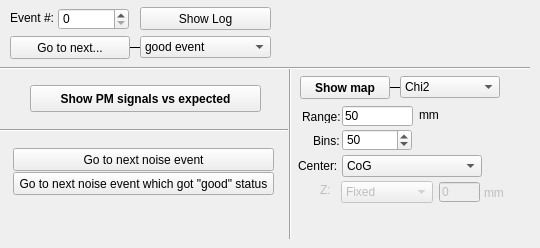
      <widget class="QWidget" name="tabPointSingle">
       <attribute name="title">
        <string>Event</string>
       </attribute>
       <widget class="QComboBox" name="cobGoToSelector">
        <property name="geometry">
         <rect>
          <x>140</x>
          <y>36</y>
          <width>131</width>
          <height>22</height>
         </rect>
        </property>
        <item>
         <property name="text">
          <string>good event</string>
         </property>
        </item>
        <item>
         <property name="text">
          <string>bad event</string>
         </property>
        </item>
        <item>
         <property name="text">
          <string>failed reconstruction</string>
         </property>
        </item>
       </widget>
       <widget class="QPushButton" name="pbGoToNextEvent">
        <property name="geometry">
         <rect>
          <x>10</x>
          <y>36</y>
          <width>120</width>
          <height>23</height>
         </rect>
        </property>
        <property name="text">
         <string>Go to next...</string>
        </property>
       </widget>
       <widget class="Line" name="line_5">
        <property name="geometry">
         <rect>
          <x>280</x>
          <y>68</y>
          <width>20</width>
          <height>171</height>
         </rect>
        </property>
        <property name="orientation">
         <enum>Qt::Vertical</enum>
        </property>
       </widget>
       <widget class="QPushButton" name="pbShowMap">
        <property name="enabled">
         <bool>true</bool>
        </property>
        <property name="geometry">
         <rect>
          <x>300</x>
          <y>76</y>
          <width>90</width>
          <height>23</height>
         </rect>
        </property>
        <property name="font">
         <font>
          <weight>75</weight>
          <bold>true</bold>
         </font>
        </property>
        <property name="text">
         <string>Show map</string>
        </property>
       </widget>
       <widget class="QSpinBox" name="sbEventNumberInspect">
        <property name="geometry">
         <rect>
          <x>58</x>
          <y>8</y>
          <width>71</width>
          <height>22</height>
         </rect>
        </property>
        <property name="maximum">
         <number>100000000</number>
        </property>
       </widget>
       <widget class="QLabel" name="label_7">
        <property name="geometry">
         <rect>
          <x>10</x>
          <y>10</y>
          <width>53</width>
          <height>16</height>
         </rect>
        </property>
        <property name="text">
         <string>Event #:</string>
        </property>
       </widget>
       <widget class="QPushButton" name="pbShowMeasuredVsExpected">
        <property name="enabled">
         <bool>true</bool>
        </property>
        <property name="geometry">
         <rect>
          <x>30</x>
          <y>85</y>
          <width>231</width>
          <height>27</height>
         </rect>
        </property>
        <property name="font">
         <font>
          <weight>75</weight>
          <bold>true</bold>
         </font>
        </property>
        <property name="text">
         <string>Show PM signals vs expected</string>
        </property>
       </widget>
       <widget class="Line" name="line_6">
        <property name="geometry">
         <rect>
          <x>60</x>
          <y>46</y>
          <width>118</width>
          <height>3</height>
         </rect>
        </property>
        <property name="frameShadow">
         <enum>QFrame::Plain</enum>
        </property>
        <property name="orientation">
         <enum>Qt::Horizontal</enum>
        </property>
       </widget>
       <widget class="QFrame" name="fNoiseEvents">
        <property name="geometry">
         <rect>
          <x>3</x>
          <y>142</y>
          <width>281</width>
          <height>61</height>
         </rect>
        </property>
        <property name="frameShape">
         <enum>QFrame::NoFrame</enum>
        </property>
        <property name="frameShadow">
         <enum>QFrame::Raised</enum>
        </property>
        <widget class="QPushButton" name="pbGoToNextNoise">
         <property name="geometry">
          <rect>
           <x>10</x>
           <y>6</y>
           <width>261</width>
           <height>23</height>
          </rect>
         </property>
         <property name="text">
          <string>Go to next noise event</string>
         </property>
        </widget>
        <widget class="QPushButton" name="pbGoToNextNoiseFoundGood">
         <property name="geometry">
          <rect>
           <x>10</x>
           <y>30</y>
           <width>261</width>
           <height>23</height>
          </rect>
         </property>
         <property name="text">
          <string>Go to next noise event which got &quot;good&quot; status</string>
         </property>
        </widget>
       </widget>
       <widget class="Line" name="line_23">
        <property name="geometry">
         <rect>
          <x>0</x>
          <y>122</y>
          <width>288</width>
          <height>16</height>
         </rect>
        </property>
        <property name="orientation">
         <enum>Qt::Horizontal</enum>
        </property>
       </widget>
       <widget class="QComboBox" name="cobMapType">
        <property name="geometry">
         <rect>
          <x>400</x>
          <y>76</y>
          <width>100</width>
          <height>22</height>
         </rect>
        </property>
        <item>
         <property name="text">
          <string>Chi2</string>
         </property>
        </item>
        <item>
         <property name="text">
          <string>Ln(likelihood)</string>
         </property>
        </item>
       </widget>
       <widget class="Line" name="line_76">
        <property name="geometry">
         <rect>
          <x>340</x>
          <y>86</y>
          <width>118</width>
          <height>3</height>
         </rect>
        </property>
        <property name="frameShadow">
         <enum>QFrame::Plain</enum>
        </property>
        <property name="orientation">
         <enum>Qt::Horizontal</enum>
        </property>
       </widget>
       <widget class="Line" name="line_78">
        <property name="geometry">
         <rect>
          <x>-1</x>
          <y>60</y>
          <width>531</width>
          <height>16</height>
         </rect>
        </property>
        <property name="orientation">
         <enum>Qt::Horizontal</enum>
        </property>
       </widget>
       <widget class="QLabel" name="label_144">
        <property name="geometry">
         <rect>
          <x>302</x>
          <y>110</y>
          <width>42</width>
          <height>13</height>
         </rect>
        </property>
        <property name="text">
         <string>Range:</string>
        </property>
       </widget>
       <widget class="QLineEdit" name="ledMapRange">
        <property name="geometry">
         <rect>
          <x>342</x>
          <y>106</y>
          <width>71</width>
          <height>20</height>
         </rect>
        </property>
        <property name="text">
         <string>50</string>
        </property>
       </widget>
       <widget class="QLabel" name="label_152">
        <property name="geometry">
         <rect>
          <x>419</x>
          <y>108</y>
          <width>46</width>
          <height>13</height>
         </rect>
        </property>
        <property name="text">
         <string>mm</string>
        </property>
       </widget>
       <widget class="QLabel" name="label_153">
        <property name="geometry">
         <rect>
          <x>313</x>
          <y>134</y>
          <width>28</width>
          <height>13</height>
         </rect>
        </property>
        <property name="text">
         <string>Bins:</string>
        </property>
       </widget>
       <widget class="QSpinBox" name="sbMapBins">
        <property name="geometry">
         <rect>
          <x>342</x>
          <y>129</y>
          <width>70</width>
          <height>22</height>
         </rect>
        </property>
        <property name="minimum">
         <number>1</number>
        </property>
        <property name="maximum">
         <number>1000</number>
        </property>
        <property name="value">
         <number>50</number>
        </property>
       </widget>
       <widget class="QLabel" name="label_156">
        <property name="geometry">
         <rect>
          <x>298</x>
          <y>159</y>
          <width>42</width>
          <height>13</height>
         </rect>
        </property>
        <property name="text">
         <string>Center:</string>
        </property>
       </widget>
       <widget class="QComboBox" name="cobMapCenter">
        <property name="geometry">
         <rect>
          <x>342</x>
          <y>155</y>
          <width>140</width>
          <height>22</height>
         </rect>
        </property>
        <item>
         <property name="text">
          <string>CoG</string>
         </property>
        </item>
        <item>
         <property name="text">
          <string>Actual (Scan)</string>
         </property>
        </item>
        <item>
         <property name="text">
          <string>Reconstructed</string>
         </property>
        </item>
       </widget>
       <widget class="QFrame" name="fmapZ">
        <property name="enabled">
         <bool>false</bool>
        </property>
        <property name="geometry">
         <rect>
          <x>280</x>
          <y>176</y>
          <width>231</width>
          <height>32</height>
         </rect>
        </property>
        <property name="frameShape">
         <enum>QFrame::NoFrame</enum>
        </property>
        <property name="frameShadow">
         <enum>QFrame::Raised</enum>
        </property>
        <widget class="QLabel" name="label_157">
         <property name="geometry">
          <rect>
           <x>40</x>
           <y>6</y>
           <width>16</width>
           <height>16</height>
          </rect>
         </property>
         <property name="text">
          <string>Z:</string>
         </property>
        </widget>
        <widget class="QComboBox" name="cobMapZ">
         <property name="geometry">
          <rect>
           <x>61</x>
           <y>5</y>
           <width>92</width>
           <height>22</height>
          </rect>
         </property>
         <item>
          <property name="text">
           <string>Fixed</string>
          </property>
         </item>
         <item>
          <property name="text">
           <string>Reconstructed</string>
          </property>
         </item>
        </widget>
        <widget class="QLineEdit" name="ledMapFixedZ">
         <property name="geometry">
          <rect>
           <x>159</x>
           <y>6</y>
           <width>41</width>
           <height>20</height>
          </rect>
         </property>
         <property name="text">
          <string>0</string>
         </property>
        </widget>
        <widget class="QLabel" name="label_158">
         <property name="geometry">
          <rect>
           <x>204</x>
           <y>10</y>
           <width>20</width>
           <height>13</height>
          </rect>
         </property>
         <property name="text">
          <string>mm</string>
         </property>
        </widget>
       </widget>
       <widget class="QPushButton" name="pbShowLog">
        <property name="geometry">
         <rect>
          <x>140</x>
          <y>7</y>
          <width>131</width>
          <height>23</height>
         </rect>
        </property>
        <property name="text">
         <string>Show Log</string>
        </property>
       </widget>
       <zorder>line_76</zorder>
       <zorder>line_6</zorder>
       <zorder>cobGoToSelector</zorder>
       <zorder>pbGoToNextEvent</zorder>
       <zorder>line_5</zorder>
       <zorder>pbShowMap</zorder>
       <zorder>sbEventNumberInspect</zorder>
       <zorder>label_7</zorder>
       <zorder>pbShowMeasuredVsExpected</zorder>
       <zorder>fNoiseEvents</zorder>
       <zorder>line_23</zorder>
       <zorder>cobMapType</zorder>
       <zorder>line_78</zorder>
       <zorder>label_144</zorder>
       <zorder>ledMapRange</zorder>
       <zorder>label_152</zorder>
       <zorder>label_153</zorder>
       <zorder>sbMapBins</zorder>
       <zorder>label_156</zorder>
       <zorder>cobMapCenter</zorder>
       <zorder>fmapZ</zorder>
       <zorder>pbShowLog</zorder>
      </widget>
